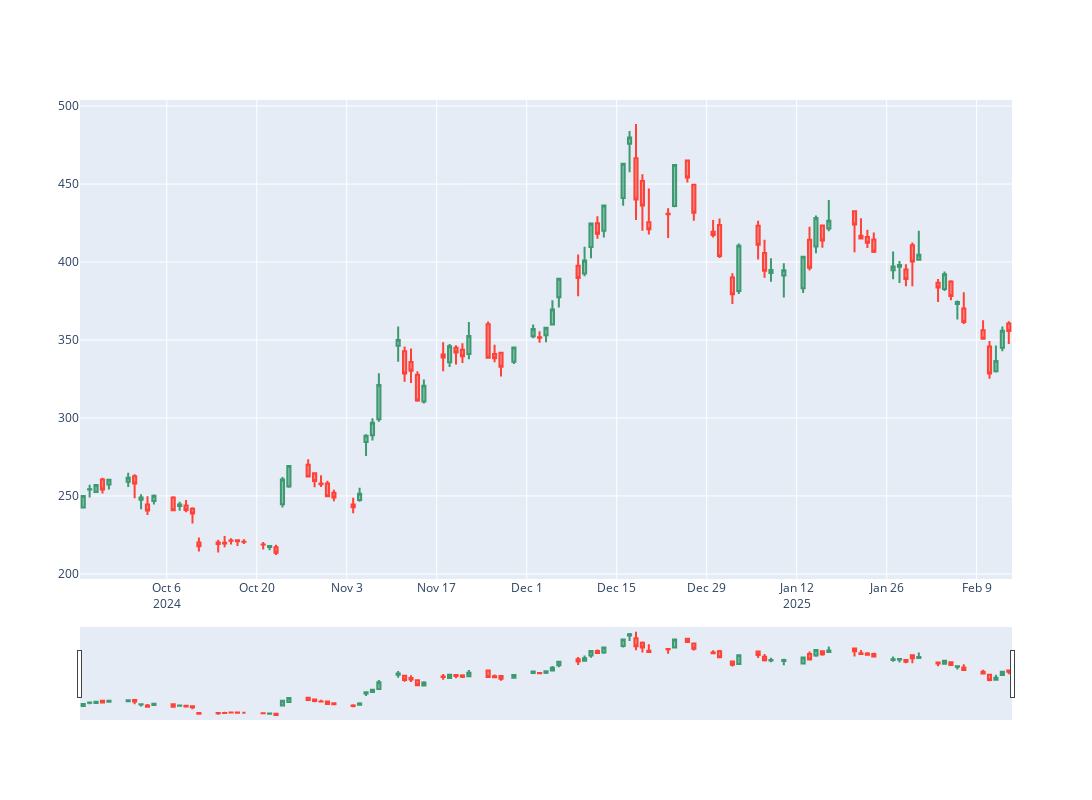

This figure's notebook cell:
### Code cell
client.plot_candlestick(df4)
